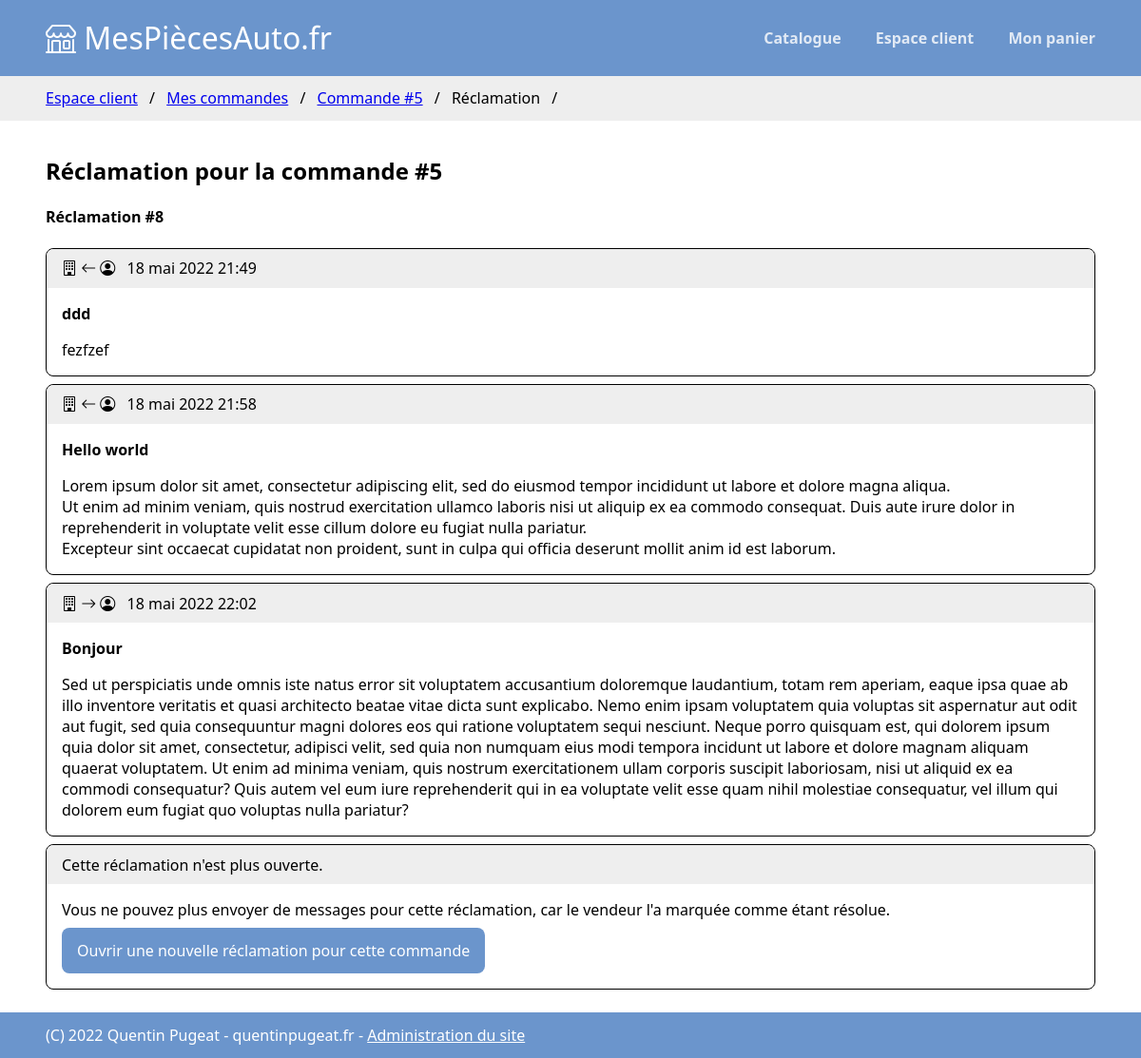
The app's page /espaceclient/commandes/5/reclamation/ (signed in) with its own data.
### boutique/models.py (models this page shows, shortened)
class Commande(models.Model):
    client = models.ForeignKey(
        to=ProfilClient, on_delete=models.RESTRICT, help_text='Client ayant passé la commande')

class Reclamation(models.Model):
    est_ouvert = models.BooleanField(
        default=True, verbose_name='ouverte', help_text='Une réclamation est considérée ouverte tant qu\'aucune issue n\'a été trouvée.')
    commande = models.ForeignKey(
        to=Commande, on_delete=models.RESTRICT, help_text='Commande concernée par la réclamation.')
    nouveaux_messages = models.BooleanField(default=True)
    class Meta:
        verbose_name='réclamation'

class MessageReclamation(models.Model):
    reclamation = models.ForeignKey(
        to=Reclamation, on_delete=models.RESTRICT)
    sujet = models.CharField(max_length=255)
    message = models.TextField()
    envoye_le = models.DateTimeField(auto_now_add=True, verbose_name='Envoyé le')
    inward = models.BooleanField(verbose_name='Vers l\'intérieur', help_text='Les messages vers l\'intérieur sont ceux qui sont envoyés par le client à un vendeur.')
    class Meta:
        verbose_name='message'

### boutique/views/espaceclient.py (the view)
# urls.py: path('espaceclient/commandes/<int:commande_id>/reclamation/', espaceclient.view_commande_reclamation, name='espaceclient.view_commande_reclamation'),
@login_required
def view_commande_reclamation(request, commande_id):
    commande = Commande.objects.get(id=commande_id)
    try:
        reclamation = Reclamation.objects.filter(commande__id=commande_id).last()
        messages = MessageReclamation.objects.filter(reclamation=reclamation).order_by('envoye_le')
    except:
        messages = None
        reclamation = None
    context = {
        'breadcrumb': [
            {'url': '/espaceclient/', 'title': 'Espace client', 'active': True},
            {'url': '/espaceclient/commandes',
                'title': 'Mes commandes', 'active': True},
            {'url': f'/espaceclient/commandes/{commande_id}', 'title': f'Commande #{commande_id}', 'active': True},
            {'url': f'/espaceclient/commandes/{commande_id}/reclamation', 'title': f'Réclamation', 'active': False}
        ],
        'commande': commande,
        'reclamation': reclamation,
        'messages': messages
    }
    return render(request, 'espaceclient/reclamations.html', context)

### boutique/templates/espaceclient/reclamations.html (shortened to what this page needs)
{% extends "base.html" %}
{% block content %}
<h2>Réclamation pour la commande #{{commande.id}}</h2>
{% if not reclamation %}
    <div class="msg">
        Aucune réclamation n'est ouverte pour cette commande, souhaitez-vous en ouvrir une ?
    </div>
<a class="btn blue-btn" href="new">Oui</a> <a class="btn blue-btn" href="..">Non</a>
{% else %}
    <h4>Réclamation #{{reclamation.id}}</h4>
    {% if not messages %}
        <div class="msg">
            Aucun message pour le moment.
        </div>
    {% else %}
        {% for message in messages %}
        <div class="reclamation-message">
            <p class="reclamation-message-header">
                {% if message.inward %}
                    <i class="bi bi-building"></i> <i class="bi bi-arrow-left"></i> <i class="bi bi-person-circle"></i>
                {% else %}
                    <i class="bi bi-building"></i> <i class="bi bi-arrow-right"></i> <i class="bi bi-person-circle"></i>
                {% endif %}
                {{message.envoye_le}}
            </p>
            <p class="reclamation-message-subject">{{message.sujet}}</p>
            <p class="reclamation-message-body">{{message.message}}</p>
        </div>
        {% endfor %}
    {% endif %}
    {% if reclamation.est_ouvert %}
        <div class="reclamation-message">
            <p class="reclamation-message-header">
                <i class="bi bi-building"></i> <i class="bi bi-arrow-left"></i> <i class="bi bi-person-circle"></i> Nouveau message
            </p>
            <form action="sendmessage" method="POST">
                {% csrf_token %}
                <input type="hidden" name="reclamation_id" value="{{reclamation.id}}">
                <div class="form-control reclamation-message-new">
                    <label for="sujet">Sujet</label>
                    <input type="text" name="sujet" id="sujet" required>
                </div>
                <div class="form-control reclamation-message-new">
                    <label for="message">Message</label>
                    <textarea name="message" id="message" required></textarea>
                </div>
                <div class="form-control reclamation-message-new">
                    <button type="submit" class="btn blue-btn">Envoyer</button>
                </div>
            </form>
        </div>
    {% else %}
        <div class="reclamation-message">
            <p class="reclamation-message-header">
                Cette réclamation n'est plus ouverte.
            </p>
            <p class="reclamation-message-new">
                Vous ne pouvez plus envoyer de messages pour cette réclamation, car le vendeur l'a marquée comme étant résolue.
                <a class="btn blue-btn" href="new">Ouvrir une nouvelle réclamation pour cette commande</a>
            </p>
        </div>
    {% endif %}
{% endif %}
{% endblock %}

### boutique/static/stylesheets/layout.css (style rules this page uses)
body { margin: 0; }

### boutique/static/stylesheets/controls.css (style rules this page uses)
.panier-action-btn, button, .btn { border: none; display: inline-block; padding: .8rem 1rem; border-radius: 8px; text-decoration: none; cursor: pointer; }
.blue-btn { background-color: #6b95cc; color: white; transition: background-color ease .2s; }

### boutique/static/stylesheets/reclamations.css (style rules this page uses)
.reclamation-message { border: solid black 1px; border-radius: .5rem; margin-bottom: .5rem; }
.reclamation-message-header { background-color: #eee; margin-top: 0; padding: .6rem 1rem; border-top-right-radius: .5rem; border-top-left-radius: .5rem; }
.reclamation-message-header i:last-of-type { margin-right: .5rem }
.reclamation-message-subject { padding: 0 1rem; font-weight: bold; }
.reclamation-message-body { padding: 0 1rem; white-space: pre-wrap; }
.reclamation-message-new { padding: 0 1rem; }
.reclamation-message-new .btn { margin-top: .5rem; }

### records on screen
Commande: id "5"
Reclamation: id "8"
MessageReclamation: inward True (drawn), envoye_le "18 mai 2022 21:49", sujet "ddd", message "fezfzef"
MessageReclamation: inward True (drawn), envoye_le "18 mai 2022 21:58", sujet "Hello world", message "Lorem ipsum dolor sit amet, consectetur adipiscing elit, sed do eiusmod tempor incididunt ut labore et dolore magna aliqua. Ut enim ad minim veniam, quis nostrud exercitation ullamco laboris nisi ut aliquip ex ea commodo consequat. Duis aute irure dolor in reprehenderit in voluptate velit esse cillum dolore eu fugiat nulla pariatur. Excepteur sint occaecat cupidatat non proident, sunt in culpa qui officia deserunt mollit anim id est laborum."
MessageReclamation: inward False (drawn), envoye_le "18 mai 2022 22:02", sujet "Bonjour", message "Sed ut perspiciatis unde omnis iste natus error sit voluptatem accusantium doloremque laudantium, totam rem aperiam, eaque ipsa quae ab illo inventore veritatis et quasi architecto beatae vitae dicta sunt explicabo. Nemo enim ipsam voluptatem quia voluptas sit aspernatur aut odit aut fugit, sed quia consequuntur magni dolores eos qui ratione voluptatem sequi nesciunt. Neque porro quisquam est, qui dolorem ipsum quia dolor sit amet, consectetur, adipisci velit, sed quia non numquam eius modi tempora incidunt ut labore et dolore magnam aliquam quaerat voluptatem. Ut enim ad minima veniam, quis nostrum exercitationem ullam corporis suscipit laboriosam, nisi ut aliquid ex ea commodi…"

### other values on screen
{{ page.title }} "Espace client" "Mes commandes" "Commande #5"
{{ page.title }} "Réclamation"
